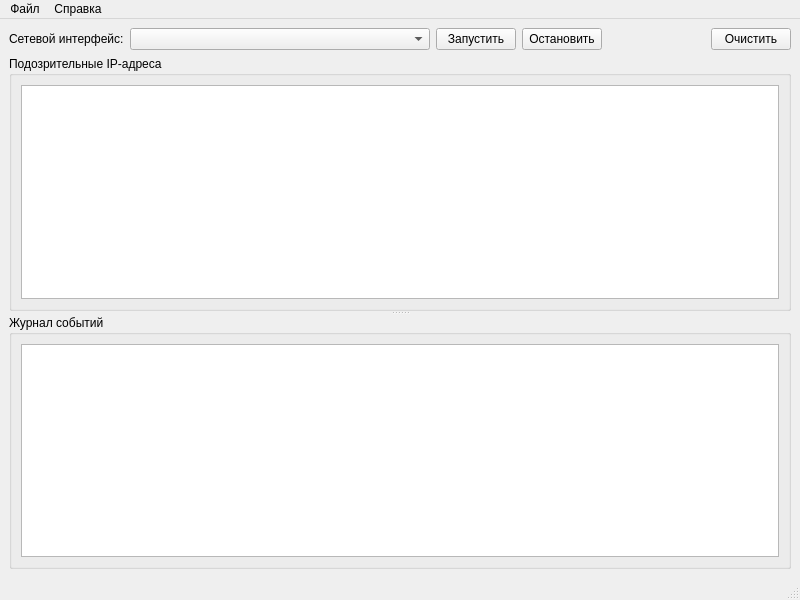
<?xml version="1.0" encoding="UTF-8"?>
<ui version="4.0">
 <class>MainWindow</class>
 <widget class="QMainWindow" name="MainWindow">
  <property name="geometry">
   <rect>
    <x>0</x>
    <y>0</y>
    <width>800</width>
    <height>600</height>
   </rect>
  </property>
  <property name="windowTitle">
   <string>Система обнаружения вторжений (IDS)</string>
  </property>
  <widget class="QWidget" name="centralwidget">
   <layout class="QVBoxLayout" name="verticalLayout">
    <item>
     <layout class="QHBoxLayout" name="horizontalLayout">
      <item>
       <widget class="QLabel" name="label">
        <property name="text">
         <string>Сетевой интерфейс:</string>
        </property>
       </widget>
      </item>
      <item>
       <widget class="QComboBox" name="comboBoxDevices">
        <property name="minimumSize">
         <size>
          <width>300</width>
          <height>0</height>
         </size>
        </property>
       </widget>
      </item>
      <item>
       <widget class="QPushButton" name="pushButtonStart">
        <property name="text">
         <string>Запустить</string>
        </property>
       </widget>
      </item>
      <item>
       <widget class="QPushButton" name="pushButtonStop">
        <property name="text">
         <string>Остановить</string>
        </property>
       </widget>
      </item>
      <item>
       <spacer name="horizontalSpacer">
        <property name="orientation">
         <enum>Qt::Horizontal</enum>
        </property>
        <property name="sizeHint" stdset="0">
         <size>
          <width>40</width>
          <height>20</height>
         </size>
        </property>
       </spacer>
      </item>
      <item>
       <widget class="QPushButton" name="pushButtonClear">
        <property name="text">
         <string>Очистить</string>
        </property>
       </widget>
      </item>
     </layout>
    </item>
    <item>
     <widget class="QSplitter" name="splitter">
      <property name="orientation">
       <enum>Qt::Vertical</enum>
      </property>
      <widget class="QGroupBox" name="groupBox">
       <property name="title">
        <string>Подозрительные IP-адреса</string>
       </property>
       <layout class="QVBoxLayout" name="verticalLayout_2">
        <item>
         <widget class="QTableView" name="tableViewSuspiciousIP">
          <property name="alternatingRowColors">
           <bool>true</bool>
          </property>
          <property name="selectionBehavior">
           <enum>QAbstractItemView::SelectRows</enum>
          </property>
          <attribute name="horizontalHeaderStretchLastSection">
           <bool>true</bool>
          </attribute>
         </widget>
        </item>
       </layout>
      </widget>
      <widget class="QGroupBox" name="groupBox_2">
       <property name="title">
        <string>Журнал событий</string>
       </property>
       <layout class="QVBoxLayout" name="verticalLayout_3">
        <item>
         <widget class="QTextEdit" name="textEditLog">
          <property name="readOnly">
           <bool>true</bool>
          </property>
         </widget>
        </item>
       </layout>
      </widget>
     </widget>
    </item>
   </layout>
  </widget>
  <widget class="QMenuBar" name="menubar">
   <property name="geometry">
    <rect>
     <x>0</x>
     <y>0</y>
     <width>800</width>
     <height>21</height>
    </rect>
   </property>
   <widget class="QMenu" name="menu">
    <property name="title">
     <string>Файл</string>
    </property>
    <addaction name="actionExit"/>
   </widget>
   <widget class="QMenu" name="menu_2">
    <property name="title">
     <string>Справка</string>
    </property>
    <addaction name="actionAbout"/>
   </widget>
   <addaction name="menu"/>
   <addaction name="menu_2"/>
  </widget>
  <widget class="QStatusBar" name="statusBar"/>
  <action name="actionExit">
   <property name="text">
    <string>Выход</string>
   </property>
  </action>
  <action name="actionAbout">
   <property name="text">
    <string>О программе</string>
   </property>
  </action>
 </widget>
 <resources/>
 <connections/>
</ui> 
